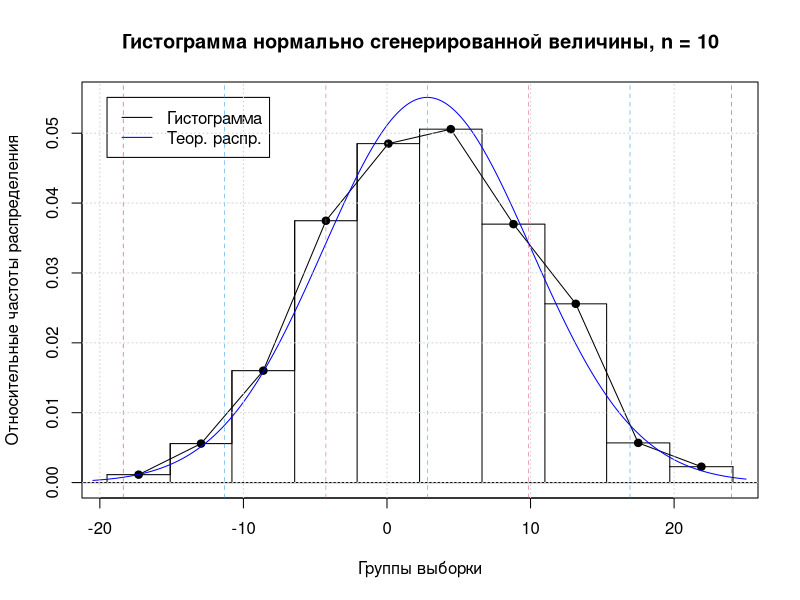
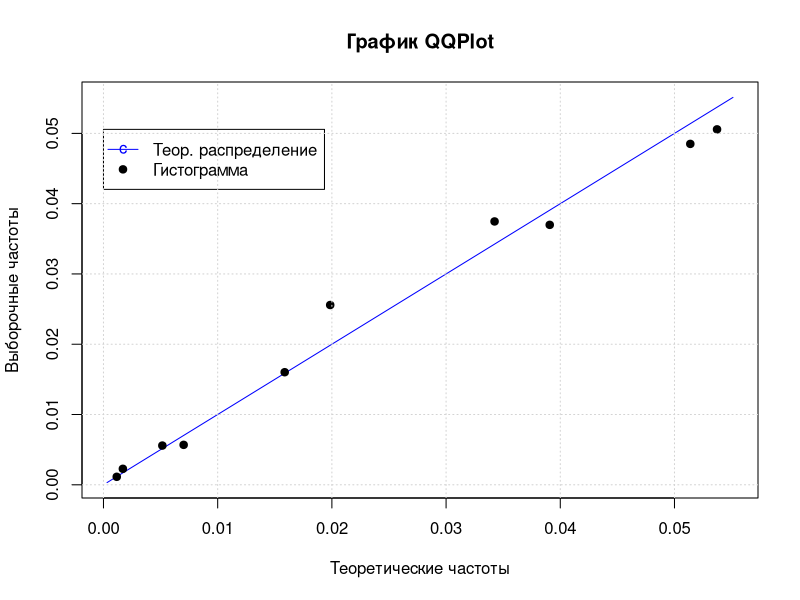
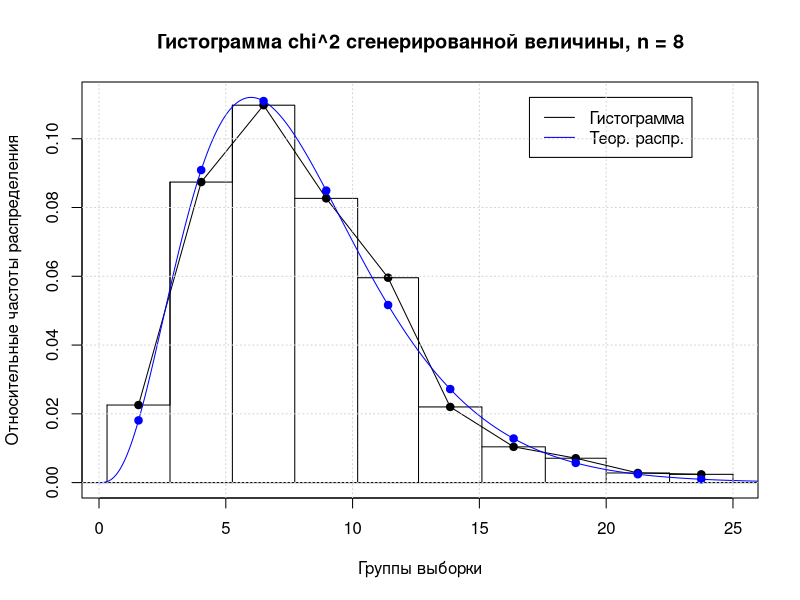
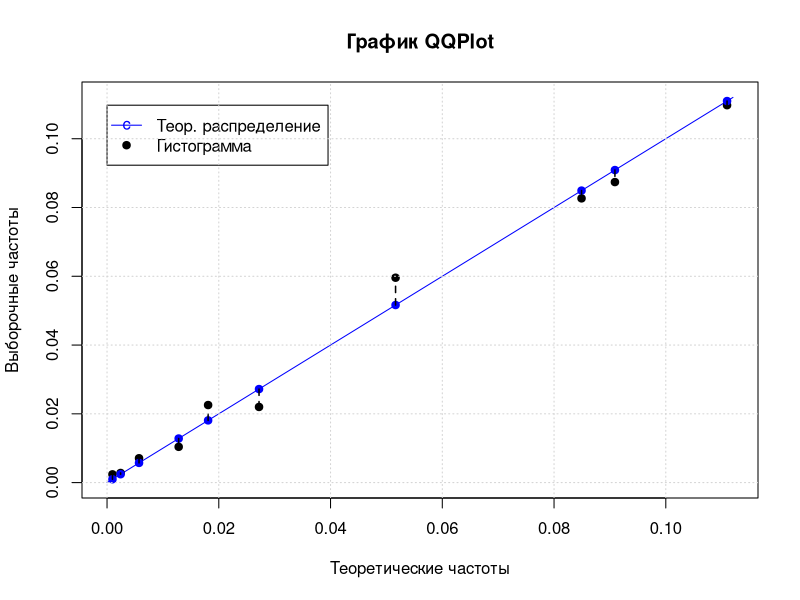
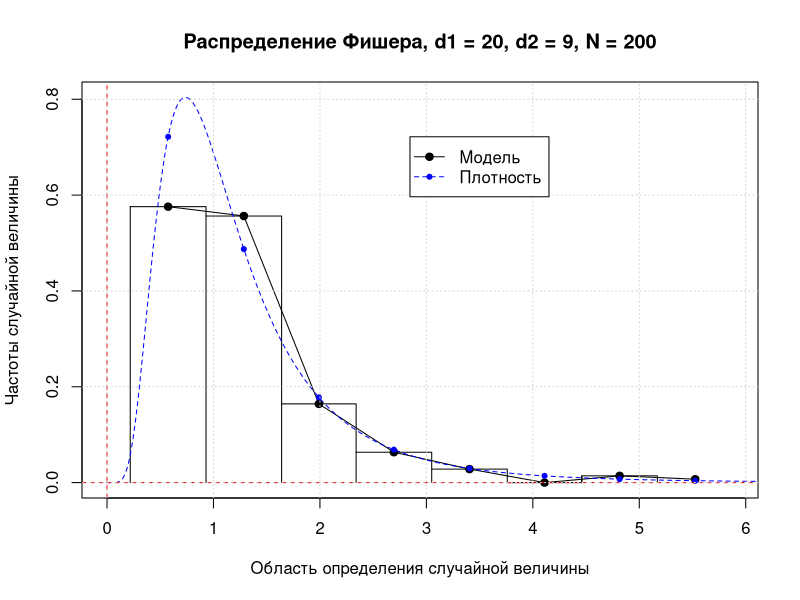
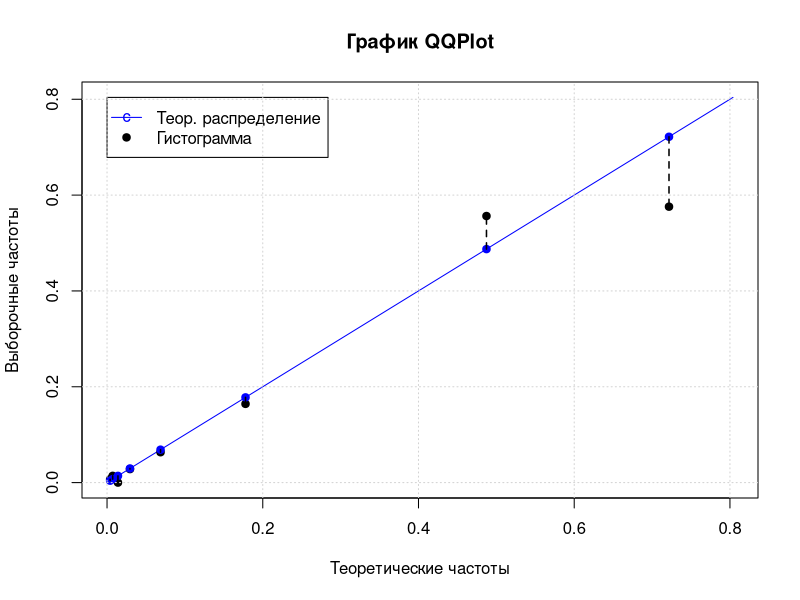
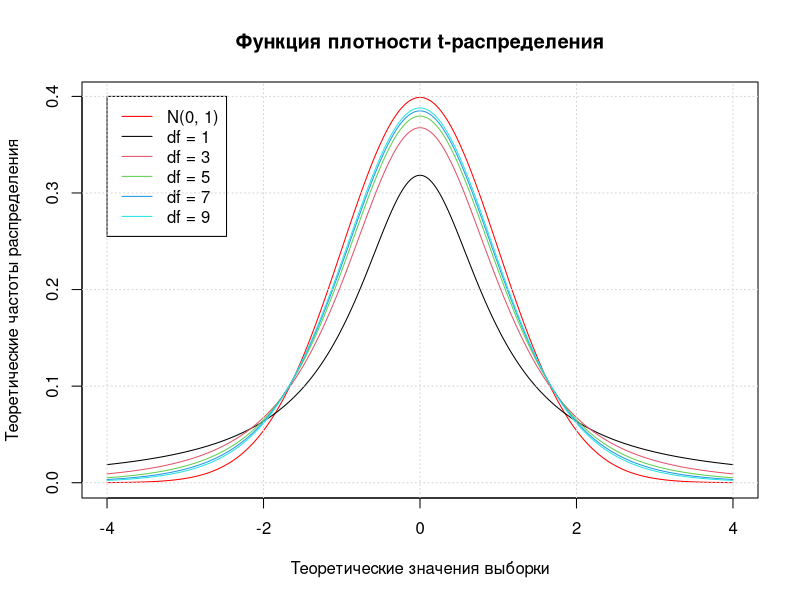
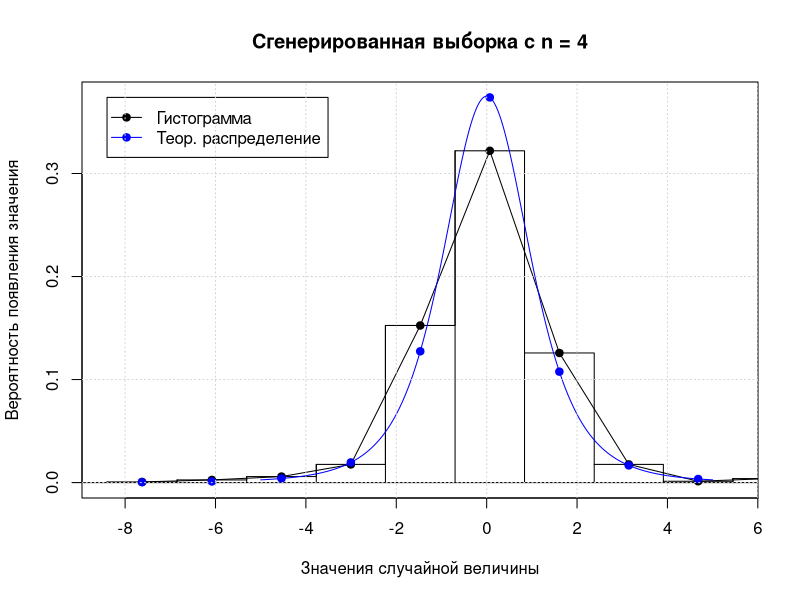

Write R code to recreate these figures, in order.
## ---- chunk 1
knitr::opts_chunk$set(echo = FALSE, dpi = 500, out.width="60%", fig.align='center')
library(dplyr)
library(stringr)
## ---- chunk 2
hist_table <- function(X_sample, groups = "Sturges") {
  N <- length(X_sample)
  if (stringr::str_to_lower(groups[1]) == "sturges") {
    groups <- 1 + floor(log2(N))
  }
  
  factor_groups <- cut(X_sample, groups)
  table_cut <- table(factor_groups)
  
  Z <- names(table_cut) %>% 
    stringr::str_replace_all(pattern = "[\\(\\]]", repl = "") %>% 
    stringr::str_split(",") %>% 
    unlist() %>% 
    as.numeric()
  
  table_hist <- data.frame(groupnames = factor(x = names(table_cut), 
                                                levels = levels(factor_groups)),
                           abs_freq = as.numeric(table_cut),
                           rel_freq = as.numeric(table_cut) / N,
                           low = Z[seq(1, length(Z), 2)],
                           high = Z[seq(2, length(Z), 2)],
                           med = (Z[seq(1, length(Z), 2)] + Z[seq(2, length(Z), 2)]) / 2,
                           h = (Z[seq(2, length(Z), 2)] - Z[seq(1, length(Z), 2)]))
  return(table_hist)
}
## ---- chunk 3
set.seed(123)

n_distr <- 10
N_members <- 1000
matrix_param <- matrix(0, nrow=n_distr, ncol=2)
normal_distrib <- 0
mu_distrib <- 0
var_distrib <- 0

for (i in 1:n_distr) {
   matrix_param[i, 1:2] <- runif(2, -10, 10)
   new_unif <- runif(N_members, min = min(matrix_param[i, ]), max = max(matrix_param[i, ]))
   mu_distrib <- mu_distrib + mean(new_unif)
   var_distrib <- var_distrib + var(new_unif) 
   normal_distrib <- normal_distrib + new_unif
}


table_normal <- hist_table(normal_distrib)
grid <- seq(min(normal_distrib) - 1, max(normal_distrib) + 1, 0.001)
theor_distr <- dnorm(grid, mean(normal_distrib), sd(normal_distrib))

plot(table_normal$low, table_normal$rel_freq/table_normal$h, type="h",
     main = paste0("Гистограмма нормально сгенерированной величины, n = ", n_distr),
     xlab = "Группы выборки",
     ylab = "Относительные частоты распределения",
     xlim = c(min(table_normal$low), max(table_normal$high)),
     ylim = c(0, max(theor_distr, table_normal$rel_freq/table_normal$h)))
lines(table_normal$low, table_normal$rel_freq/table_normal$h, type="s")
lines(table_normal$med, table_normal$rel_freq/table_normal$h, type="o", pch = 19)
lines(max(table_normal$high), 
      table_normal$rel_freq[nrow(table_normal)] / 
        table_normal$h[nrow(table_normal)],
      type = "h")
segments(x0 = max(table_normal$low),
         x1 = max(table_normal$high), 
         y0 = table_normal$rel_freq[nrow(table_normal)]/table_normal$h[nrow(table_normal)],
         y1 = table_normal$rel_freq[nrow(table_normal)]/table_normal$h[nrow(table_normal)])
abline(h = 0)
lines(grid, theor_distr, col = "blue")
legend(x = min(table_normal$low),
       y = max(theor_distr, table_normal$rel_freq/table_normal$h),
       legend = c("Гистограмма", "Теор. распр."),
       col = c("black", "blue"),
       lty = c(1, 1))
abline(v = mu_distrib + sqrt(var_distrib) * (-3:3), col = abs(c(-3:-1, 5, 1:3)) * 2, lty = 2, lwd = I(0.5))
grid()
## ---- chunk 4
plot(theor_distr, theor_distr, col = "blue", type = "l",
     main = "График QQPlot",
     xlab = "Теоретические частоты",
     ylab = "Выборочные частоты")
points(dnorm(table_normal$med, mean(normal_distrib), sd(normal_distrib)), 
       table_normal$rel_freq/table_normal$h, pch = 19)
legend(x = 0, y = max(table_normal$rel_freq/table_normal$h),
       legend = c("Теор. распределение",
                  "Гистограмма"),
       lty = c(1, 0),
       col = c("blue", "black"),
       pch = c(99, 19))
grid()
## ---- chunk 5
set.seed(104)
n_distr <- 8
N_members <- 1000
matrix_param <- matrix(0, nrow=n_distr, ncol=2)
chi_distrib <- 0

for (i in 1:n_distr) {
   matrix_param[i, 1:2] <- rnorm(2, 0, 1)
   new <- rnorm(N_members, matrix_param[i, 1], abs(matrix_param[i, 2]))
   new <- (new - mean(new))/sd(new)
   chi_distrib <- chi_distrib + new^2
}

table_chi <- hist_table(chi_distrib)
grid <- seq(0, qchisq(0.999, n_distr), 0.001)
theor_chi <- dchisq(grid, n_distr)

plot(table_chi$low, table_chi$rel_freq/table_chi$h, type="h",
     main = paste0("Гистограмма chi^2 сгенерированной величины, n = ", n_distr),
     xlab = "Группы выборки",
     ylab = "Относительные частоты распределения",
     xlim = c(min(table_chi$low), max(table_chi$high)),
     ylim = c(0, max(theor_chi, table_chi$rel_freq/table_chi$h)))
lines(table_chi$low, table_chi$rel_freq/table_chi$h, type="s")
lines(table_chi$med, table_chi$rel_freq/table_chi$h, type="o", pch = 19)
lines(max(table_chi$high), 
      table_chi$rel_freq[nrow(table_chi)] / 
        table_chi$h[nrow(table_chi)],
      type = "h")
segments(x0 = max(table_chi$low),
         x1 = max(table_chi$high), 
         y0 = table_chi$rel_freq[nrow(table_chi)]/table_chi$h[nrow(table_chi)],
         y1 = table_chi$rel_freq[nrow(table_chi)]/table_chi$h[nrow(table_chi)])
abline(h = 0)
lines(grid, theor_chi, col = "blue")
lines(table_chi$med, dchisq(table_chi$med, n_distr), 
      type = "p", col = "blue", pch = 19)
legend(x = quantile(table_chi$low, 0.75),
       y = max(theor_chi, table_chi$rel_freq/table_chi$h),
       legend = c("Гистограмма", "Теор. распр."),
       col = c("black", "blue"),
       lty = c(1, 1))
grid()
## ---- chunk 6
plot(theor_chi, theor_chi, col = "blue", type = "l",
     main = "График QQPlot",
     xlab = "Теоретические частоты",
     ylab = "Выборочные частоты")
points(dchisq(table_chi$med, n_distr), 
       table_chi$rel_freq/table_chi$h, pch = 19)
points(dchisq(table_chi$med, n_distr),
       dchisq(table_chi$med, n_distr),
       col = "blue",
       pch = 19)
legend(x = 0, y = max(table_chi$rel_freq/table_chi$h),
       legend = c("Теор. распределение",
                  "Гистограмма"),
       lty = c(1, 0),
       col = c("blue", "black"),
       pch = c(99, 19))
segments(x0 = dchisq(table_chi$med, n_distr),
         x1 = dchisq(table_chi$med, n_distr),
         y0 = dchisq(table_chi$med, n_distr),
         y1 = table_chi$rel_freq/table_chi$h,
         lty = 2,
         lwd = 1.5)
grid()
## ---- chunk 7
set.seed(123)
d1 <- 20
d2 <- 9
N_members <- 200

Y1 <- rchisq(N_members, d1)
Y2 <- rchisq(N_members, d2)

Fisher <- (Y1/d1) / (Y2/d2)
table_fish <- hist_table(Fisher)
Fisher_theor <- df(table_fish$med, d1, d2)
grid <- seq(0, max(table_fish$high) + 1, 0.001)
Fisher_distr <- df(grid, d1, d2)

plot(table_fish$med, table_fish$rel_freq / table_fish$h, type = "o", pch = 19,
     main = paste0("Распределение Фишера, d1 = ", d1, ", d2 = ", d2, ", N = ", N_members),
     xlab = "Область определения случайной величины",
     ylab = "Частоты случайной величины",
     ylim = c(0, max(table_fish$rel_freq, Fisher_distr)),
     xlim = c(0, max(table_fish$high)))
lines(table_fish$low, table_fish$rel_freq / table_fish$h, type = "h", pch = 19)
lines(table_fish$low, table_fish$rel_freq / table_fish$h, type = "s", pch = 19)
lines(table_fish$med, Fisher_theor, type = "p", col = "blue", pch = 20)
lines(grid, Fisher_distr, lty = 2, col = "blue")
abline(h = 0, lty = 2, col = "red")
abline(v = 0, lty = 2, col = "red")
grid()
legend(x = quantile(Fisher, 0.96), 
       y = max(table_fish$rel_freq, Fisher_theor),
       legend = c("Модель", "Плотность"),
       lty = c(1, 2),
       pch = c(19, 20),
       col = c("black", "blue"))
## ---- chunk 8
plot(Fisher_distr, Fisher_distr, col = "blue", type = "l",
     main = "График QQPlot",
     xlab = "Теоретические частоты",
     ylab = "Выборочные частоты")
points(Fisher_theor, table_fish$rel_freq/table_fish$h, pch = 19)
points(Fisher_theor, Fisher_theor, pch = 19, col = "blue")
legend(x = 0, y = max(table_fish$rel_freq/table_fish$h, Fisher_distr),
       legend = c("Теор. распределение",
                  "Гистограмма"),
       lty = c(1, 0),
       col = c("blue", "black"),
       pch = c(99, 19))

segments(x0 = Fisher_theor,
         x1 = Fisher_theor,
         y0 = Fisher_theor,
         y1 = table_fish$rel_freq/table_fish$h,
         lty = 2,
         lwd = 1.5)
grid()
## ---- chunk 9
beta_func <- function(x, y) {
  return(unlist(integrate(f = function(z){z^(x-1) * (1 - z)^(y-1)},
                   lower = 0,
                   upper = 1)[1]))
}

t_student_distr <- function(x, df) {
  return(1/(sqrt(df) * beta_func(1/2, df/2)) * ((1 + x^2/df)^(-(df+1)/(2))))
}

grid <- seq(-4, 4, 0.001)
plot(grid, dnorm(grid, 0, 1), type = "l", col = "red",
     main = "Функция плотности t-распределения",
     xlab = "Теоретические значения выборки",
     ylab = "Теоретические частоты распределения")
for (i in seq(1, 10, 2)) {
  lines(grid, t_student_distr(grid, i), col = (i + 1)/ 2, type = "l")  
}
legend(x = -4, y = 0.4, 
       legend = c("N(0, 1)", paste("df =",seq(1, 10, 2))), 
       col = c("red", (seq(1, 10, 2) + 1) / 2),
       lty = 1)
grid()
## ---- chunk 10
set.seed(123)
n_distr <- 4
t_distr <- 0
N_members <- 1000
for (i in 1:n_distr)  {
  normal_new <- rnorm(N_members, 0, 1)
  t_distr <- t_distr + normal_new^2
}
normal_new <- rnorm(N_members, 0, 1)
t_distr <- normal_new / sqrt(1/n_distr * t_distr)

table_stud <- hist_table(t_distr)
stud_theor <- dt(table_stud$med, n_distr)
grid <- seq(-5, 5, 0.001)
stud_distr <- dt(grid, n_distr)

plot(x = table_stud$low, y = table_stud$rel_freq / table_stud$h, 
     col = "black", type = "s", pch = 19, 
     ylim = c(0, max(table_stud$rel_freq / table_stud$h, stud_theor)),
     xlab = "Значения случайной величины",
     ylab = "Вероятность появления значения",
     main = paste0("Сгенерированная выборка с n = ", n_distr))
lines(x = table_stud$low, y = table_stud$rel_freq / table_stud$h, 
     col = "black", type = "h", pch = 19)
lines(x = table_stud$med, y = table_stud$rel_freq / table_stud$h, 
     col = "black", type = "o", pch = 19)
lines(max(table_stud$high), 
      table_stud$rel_freq[nrow(table_stud)] / 
        table_stud$h[nrow(table_stud)],
      type = "h")
segments(x0 = max(table_stud$low),
         x1 = max(table_stud$high), 
         y0 = table_stud$rel_freq[nrow(table_stud)]/table_stud$h[nrow(table_stud)],
         y1 = table_stud$rel_freq[nrow(table_stud)]/table_stud$h[nrow(table_stud)])
abline(h = 0)
lines(grid, stud_distr, col = "blue")
points(table_stud$med, stud_theor, col = "blue", pch = 19)
legend(x = min(table_stud$low), 
       y = max(stud_theor),
       legend = c("Гистограмма", "Теор. распределение"),
       col = c("black", "blue"),
       lty = c(1, 1),
       pch = c(19, 19))
grid()
## ---- chunk 11
plot(stud_distr, stud_distr, col = "blue", type = "l", 
     main = paste0("График QQplot для t-распределения, n = ", n_distr),
     xlab = "Теоретическая вероятность встретить значение",
     ylab = "Практические частоты")
points(stud_theor, table_stud$rel_freq / table_stud$h, pch = 19)
legend(x = 0, y = max(stud_theor),
       legend = c("Гистограммы", "Теор. частоты"),
       col = c("black", "blue"),
       lty = c(0, 1),
       pch = c(19, 19))
grid()
